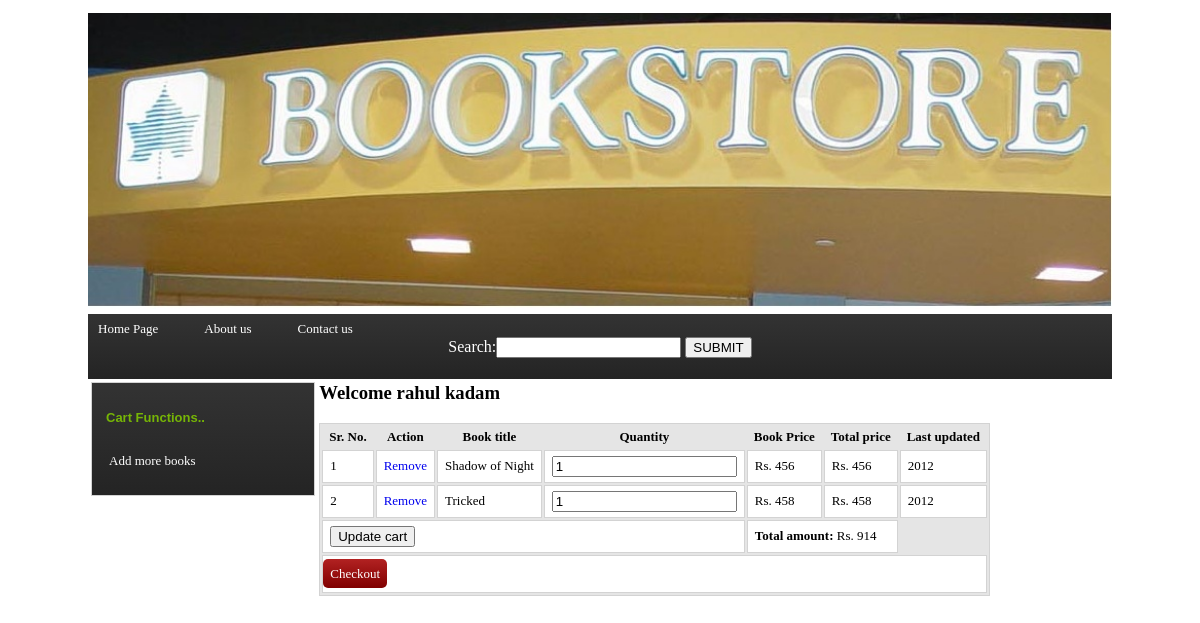
/cart.php (signed in), run on the app's committed database.
### tables this page shows
CREATE TABLE IF NOT EXISTS `shopping_cart` (
  `cart_id` int(11) NOT NULL AUTO_INCREMENT,
  `book_id` int(11) NOT NULL,
  `user_id` int(11) NOT NULL,
  `quantity` smallint(6) NOT NULL DEFAULT '1',
  `price` int(11) NOT NULL,
  `total_price` int(11) NOT NULL,
  `last_update` int(11) NOT NULL,
  PRIMARY KEY (`cart_id`)
);

CREATE TABLE IF NOT EXISTS `books` (
  `book_id` int(11) NOT NULL AUTO_INCREMENT,
  `book_title` varchar(60) NOT NULL,
  `author_id` int(11) NOT NULL,
  `category_id` int(11) NOT NULL,
  `publisher` varchar(30) NOT NULL,
  `isbn` bigint(20) NOT NULL,
  `quantity` int(11) NOT NULL,
  `price` decimal(10,2) NOT NULL,
  `rating` int(11) DEFAULT NULL,
  `pages` int(11) NOT NULL,
  `description` varchar(1000) DEFAULT NULL,
  `image_name` varchar(60) DEFAULT NULL,
  `image_path` varchar(100) DEFAULT NULL,
  PRIMARY KEY (`book_id`),
  KEY `author_id` (`author_id`),
  KEY `category_id` (`category_id`)
);

### DbFunctions.php (called while the page is built, shortened)
<?php
function select($sql)
{
	$con=DbConnect();
	$result=mysql_query($sql,$con) or die('Error on select query '.mysql_error());
	if(mysql_num_rows($result)>0)
	{
		return $result;
	}
	else
	{
	return 'false';
	}
}
function select_unique($sql)
{
	$con=DbConnect();
	$result=mysql_query($sql,$con) or die('Error on select query '.mysql_error());
	if(mysql_num_rows($result)>0)
	{
		$row=mysql_fetch_assoc($result);
		return $row;
	}
	else
	{
	return 'false';
	}
}
?>

### cart.php (the view, shortened to what this page needs)
<?php
if(@$_SESSION['user_status']!=='logged_in')
{
$_SESSION['message']="<h2>You are not logged in</h2><p>Please log in to use this facility</p>";
header("location:message.php");
}
else
{
	$user_id=$_SESSION['user_id'];
	$user_name=$_SESSION['user_name'];
}
?>
<html>
<head>
		<link rel="stylesheet" type="text/css" href="ecomm.css"/>
	</head>
	<body>
	<div class="container">
	<?php
	include('includes/header.php');
	?>
		<table id="main_table" class="main_table"  width='100%'>
			<tr>
				<td valign="top" width="20%">
					<div class="content">
						<div class="hnav">
						<p class="title"> Cart Functions..</p>
							<ul>
								<li><a href="index.php">Add more books</a></li>
							</ul>
						</div>
					</div>
				</td>
				<td valign="top" width="70%">
					<div class="content">
							<div class="welcome">
								<h3>Welcome <?php echo $user_name; ?></h3>
							</div>
							<div class='cart'>
								<?php
									$sql="select * from shopping_cart where user_id='$user_id'";
									$result=select($sql);
									if(mysql_num_rows($result)>0)
									{	$i=1;$total_price=0;
										echo "<table class='cart_table'>";
										echo"<tr><th>Sr. No.</th><th>Action</td><th>Book title</th><th>Quantity</th><th>Book Price</th><th>Total price</th><th>Last updated</th></tr>";
										echo "<form action='add_to_cart.php?action=update' method='post'>";
										while($row=mysql_fetch_assoc($result))
										{
											$book_id=$row['book_id'];
											$row2=select_unique("select * from books where book_id='$book_id'");
											$book_title=$row2['book_title'];
											echo"<tr>";
											echo"<td>".$i."</td>";
											echo"<td><a href='add_to_cart.php?action=remove&book_id=$book_id' >Remove </a></td>";
											echo"<td>".$book_title."</td>";
											echo"<td><input size='5' type='number' name='q[$book_id]' value='".$row['quantity']."'/></td>";
											echo"<td>Rs. ".$row['price']."</td>";
											echo"<td>Rs. ".$row['total_price']."</td>";
											$total_price+=$row['total_price'];
											echo"<td>".$row['last_update']."</td>";
											echo"</tr>";
											$i++;
										}
										echo"<tr>
										<td colspan='4'><input type='submit' value='Update cart' /></td>
										<td colspan='2'> <b>Total amount: </b>Rs. $total_price</td>
										</tr>";
										echo "<tr><td style='padding:10px 0px 10px 0px' colspan='7'><a class='add_to_cart_button' href='checkout.php'>Checkout</a>";
											echo "</form>";
											echo "</table>";
									}
								?>
							</div>
	</body>
	</html>

### ecomm.css (style rules this page uses)
a { text-decoration:none; }
div.container { width:1024px; margin:auto; }
div.hnav { border:1px solid lightgray; background-image:-webkit-linear-gradient(#333333,#242424); background-image:-moz-linear-gradient(#333333,#242424); background-image:linear-gradient(#333333,#242424); }
p.title { font-size:13px; font-family:Helvetica; color:#76B506; font-weight:bold; padding:7px; }
div.hnav { padding:7px; }
div.hnav li { padding:3px 0px 3px 0px; list-style-type:none; margin-left:-30px; }
div.hnav li a { text-decoration:none; color:white; font-size:13px; font-family:verdana; }
a.add_to_cart_button { clear:both; margin-top:10px; text-align:center; padding:7px; background-image:-webkit-linear-gradient(firebrick,maroon); background-image:-moz-linear-gradient(firebrick,maroon); background-image:linear-gradient(firebrick,maroon); border-radius:5px; text-decoration:none; color:white; font-size:13px; font-family:verdana; }
table.cart_table { border:1px solid lightgray; background-color:#e5e5e5; font-size:13px; font-family:verdana; }
table.cart_table th { padding:3px 7px 3px 7px; }
table.cart_table td { background-color:white; border:1px solid lightgray; padding:5px 7px 5px 7px; }

### data on the page
shopping_cart: book.book_title "Shadow of Night", quantity "1", price "456", total_price "456", last_update "2012"
shopping_cart: book.book_title "Tricked", quantity "1", price "458", total_price "458", last_update "2012"

### other printed values
$user_name "rahul kadam"
$total_price "914"
